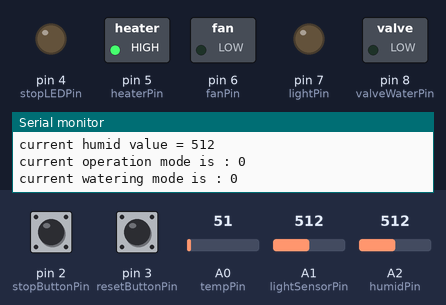
Recording of a sketch running on a simulated Arduino Uno, built with avr-gcc and run on an emulated ATmega328P. Parts: switched loads named in the sketch (green lamp = pin HIGH), output pins drawn as LEDs (lit = HIGH), the last lines printed to the serial monitor. The test bench sets the inputs (shaded band); at power-on: A1 (lightSensorPin) = 512, A0 (tempPin) = 51, A2 (humidPin) = 512, pin 2 (stopButtonPin) LOW, pin 3 (resetButtonPin) LOW.

Above: at 1.2 s.
1.3 s: A1 (lightSensorPin) set to 21
2.8 s: A1 (lightSensorPin) set to 18
At 3.5 s:
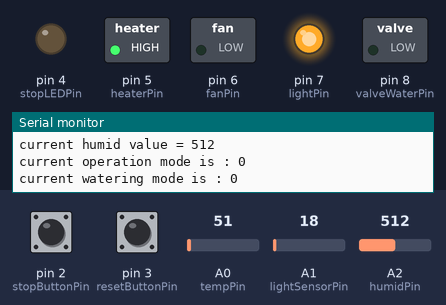
4.5 s: A0 (tempPin) set to 63
6.4 s: A0 (tempPin) set to 79
At 7.1 s:
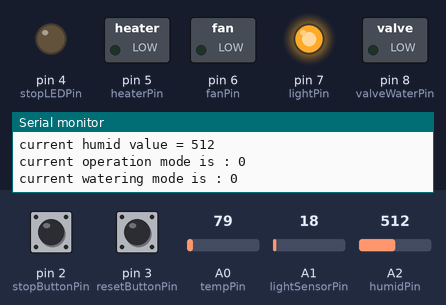
8.2 s: A2 (humidPin) set to 110
9.7 s: A2 (humidPin) set to 89
At 10.8 s:
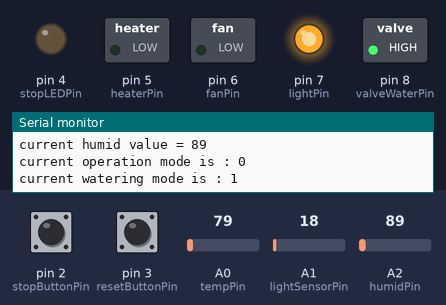
Timing chart, 0 to 12.3 s (numbered marks = the images above; inputs shaded):
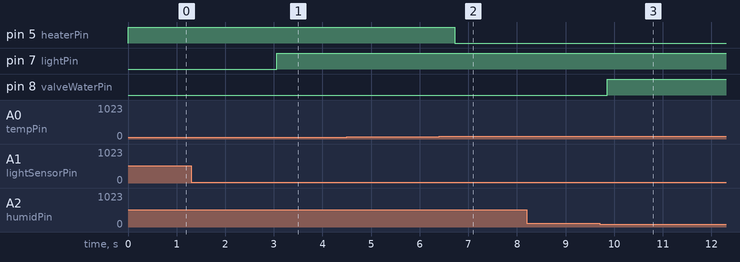

The sketch:

AutoPlantCaring_System.ino
```cpp
//温度
int maxTemperature = 100; // 最大温度阈值，超过此值将启动风扇降温
int minTemperature = 70; // 最小温度阈值，低于此值将启动加热垫升温
int presentTempValue; // 存储当前温度值
//温度按钮
int stopButtonState = LOW; // 存储停止按钮的状态
int resetButtonState = LOW; // 存储重置按钮的状态
//光照按钮
int stopButtonLIGState = LOW; // 存储停止按钮的状态
int resetButtonLIGState = LOW; // 存储重置按钮的状态
bool operationState = false; // 操作模式，默认为false，即自动模式---温度，温度和水阀
//bool operationStateLIG = false; // 操作模式，默认为false，即自动模式---光照
bool heatingState = false; // 加热状态，默认为false
bool fanState = false; // 风扇状态，默认为false

bool stopCounter = false; // 控制停止操作的变量---温度
bool stopCounterLIG = false; // 控制停止操作的变量---光照
int tempPin = A0; // 温度传感器引脚
//温度
int stopButtonPin = 2; // 停止按钮引脚
int resetButtonPin = 3; // 重置按钮引脚
int stopLEDPin = 4; // 手动停止指示LED引脚
int heaterPin = 5; // 加热垫控制引脚
int fanPin = 6; // 风扇控制引脚
//光照
int lightPin = 7; // 控制灯光的引脚
int stopButtonLIGPin = 2; // 停止按钮引脚
int resetButtonLIGPin = 3; // 重置按钮引脚
int stopLEDLIGPin = 4; // 手动停止指示LED引脚
//水阀
int maxHumidValue = 400; // 数值待定
int minHumidValue = 100; // 数值待定
int presentHumidValue;
int stopButtonWaterState = LOW;
int resetButtonWaterState = LOW;
//bool operationState = false; // 默认为false，即自动模式
bool wateringState = false; // 默认为false，即没有浇水
bool stopCounterWater = false;// 控制停止操作的变量---水阀
int humidPin = A2; // pin口待定
int stopButtonWaterPin = 2; // pin口待定        -------stopButtonWaterPin=stopButtonLIGState=stopButtonState       ---→  水手动停pin=光手动停pin=温度手动停        pin=  2
int resetButtonWaterPin = 3; // pin口待定       -------resetButtonWaterPin=resetButtonLIGState=resetButtonState    ---→  水重启手动pin=光重启手动pin=温度重启手动   pin=  3
int stopLEDWaterPin = 4; // pin口待定           -------stopLEDWaterPin=stopLEDLIGPin=stopLEDPin                    ---→  水手动停指示灯pin=光手动停pin=温度手动停   pin=  4
int valveWaterPin = 8; // pin口待定


//光照
int lightSensorPin = A1; // 光照强度传感器引脚

int minLightThreshold = 20; // 最小光照阈值，低于此值将开灯
bool lightState = false; // 灯光状态，默认为false，即灯光关闭
int prensentLightValue;

void setup() {
  Serial.begin(9600);
  pinMode(stopButtonPin, INPUT);
  pinMode(resetButtonPin, INPUT);
  pinMode(stopLEDPin, OUTPUT);
  pinMode(heaterPin, OUTPUT);
  pinMode(fanPin, OUTPUT);

  pinMode(lightSensorPin, INPUT);
  pinMode(lightPin, OUTPUT);

  pinMode(stopButtonWaterPin, INPUT);
  pinMode(resetButtonWaterPin, INPUT);
  pinMode(stopLEDWaterPin, OUTPUT);
  pinMode(valveWaterPin, OUTPUT);
}

void loop() {
  presentTempValue = getPresentTemp();
  stopButtonState = getStopButtonState();
  resetButtonState = getResetButtonState();

  prensentLightValue = getPresentLight();
  stopButtonLIGState = getStopButtonLIGState();
  resetButtonLIGState = getResetButtonLIGState();

  presentHumidValue = getPresentHumid(); // 得到当前 湿度检测器 输出的湿度值
  stopButtonWaterState = getStopButtonWaterState(); // 得到当前 stopButton 的状态
  resetButtonWaterState = getResetButtonWaterState(); // 得到当前 autoButton 的状态

  changeStopCounter(stopButtonState);
  changeResetCounter(resetButtonState);//温度
  changeStopLIGCounter(stopButtonLIGState);
  changeResetLIGCounter(resetButtonLIGState);//光照
  changeStopWaterCounter(stopButtonWaterState);
  changeResetWaterCounter(resetButtonWaterState);//水阀


  tempComparing(presentTempValue);
  judgeManualStopMode();
  judgeManualResetMode();//温度


  Serial.print("current temperature value = ");
  Serial.println(presentTempValue);
  Serial.print("current operation mode is : ");
  Serial.println(operationState);
  Serial.print("heating mode is : ");
  Serial.println(heatingState);
  Serial.print("fan mode is : ");
  Serial.println(fanState);
  Serial.println("------------------------------");

  lightComparing(prensentLightValue);
  Serial.print("current light value = ");
  Serial.println(prensentLightValue);
  Serial.print("light mode is : ");
  Serial.println(lightState?"ON":"OFF");
  Serial.println("------------------------------");

  humidComparing(presentHumidValue); // 执行湿度判断
  Serial.print("current humid value = ");
  Serial.println(presentHumidValue);
  Serial.print("current operation mode is : ");
  Serial.println(operationState);
  Serial.print("current watering mode is : ");
  Serial.println(wateringState);
  Serial.println();
  delay(500);
}

int getPresentTemp() {

  return analogRead(tempPin);
}

int getPresentLight() {

  return analogRead(lightSensorPin);
}

int getStopButtonState() {
  return digitalRead(stopButtonPin);
}

int getResetButtonState() {
  return digitalRead(resetButtonPin);
}

int getStopButtonLIGState() {
  return digitalRead(stopButtonLIGPin);
}

int getResetButtonLIGState() {
  return digitalRead(resetButtonLIGPin);
}

int getPresentHumid() { // get()函数，得到 湿度探测器 输出的湿度值

  return analogRead(humidPin);

}

int getStopButtonWaterState() { // get()函数，得到 停止按钮（stop button）的值

  return digitalRead(stopButtonWaterPin);

}

int getResetButtonWaterState() { // get()函数，得到 自动按钮（auto button）的值


  return digitalRead(resetButtonWaterPin);

}


void changeStopCounter(int stopButtonTriggered) {
  if (stopButtonTriggered == HIGH) {

    stopCounter = true;

  }
}

void changeResetCounter(int resetButtonTriggered) {
  if (resetButtonTriggered == HIGH) {

    stopCounter = false;

  }
}

void changeStopLIGCounter(int stopButtonLIGTriggered) {
  if (stopButtonLIGTriggered == HIGH) {

    stopCounterLIG = true;

  }
}

void changeResetLIGCounter(int resetButtonLIGTriggered) {
  if (resetButtonLIGTriggered == HIGH) {

    stopCounterLIG = false;

  }
}

void changeStopWaterCounter (int stopButtonWaterTriggered) {

  if (stopButtonWaterTriggered == HIGH) {

    stopCounterWater = true;

  }

}

void changeResetWaterCounter (int resetButtonWaterTriggered) {

  if (resetButtonWaterTriggered == HIGH) {

    stopCounterWater = false;

  }
}

void autoHeating() {
  heatingState = true;
  digitalWrite(heaterPin, HIGH);
}

void autoCooling() {
  fanState = true;
  digitalWrite(fanPin, HIGH);
}

void stopHeatingCooling() {
  heatingState = false;
  fanState = false;
  digitalWrite(heaterPin, LOW);
  digitalWrite(fanPin, LOW);
}

void autolighting() {
  lightState = true;
  digitalWrite(lightPin, HIGH);
}

void stoplighting() {
  lightState = false;
  digitalWrite(lightPin, LOW);
}

void autoWatering() { // 浇水函数

  wateringState = true; // 使 浇水模式（wateringState）变为true
  digitalWrite(valveWaterPin, HIGH); // 打开阀门

}

void stopWatering() { // 停止浇水函数

  wateringState = false; // 使 浇水模式（wateringState）变为false
  digitalWrite(valveWaterPin, LOW); // 关闭阀门

}

void tempComparing(int comparedValue) {
  if (operationState == true) {
    // 手动停止模式，不改变当前状态
  } else {
    if (comparedValue >= maxTemperature) {
      stopHeatingCooling(); // 防止同时加热和冷却
      autoCooling();

    } else if (comparedValue <= minTemperature) {
      stopHeatingCooling(); // 防止同时加热和冷却
      autoHeating();

    } else {
      stopHeatingCooling();
    }
  }
}
void lightComparing(int comparedValueOfLight) {
  if (operationState == true) {
    // 手动停止模式，不改变当前状态
  } else {
    if (comparedValueOfLight >= minLightThreshold) {
      stoplighting();

    } else if (comparedValueOfLight <= minLightThreshold) {
      autolighting();

    }
  }
}
void humidComparing(int comparedValueOfWater) { // 湿度比较函数，并且判断是否浇水/停止浇水

  if (operationState == true) { // 当处于 手动停止模式，不改变当前任何状态，维持停止浇水


  }

  else { // 当不处于 手动停止模式，进行 自动浇水模式

    if (comparedValueOfWater >= maxHumidValue) { // 判断当前电压是否大于等于预设最大湿度值（maxHumidValue）

      stopWatering(); // 执行 停止浇水函数

    }

    else if (comparedValueOfWater <= minHumidValue) { // 判断当前电压是否小雨等于预设最小湿度值（minHumidValue）

      autoWatering(); // 执行 浇水函数

    }

    else {

    }
  }
}

void adjustLighting(int lightLevel) {
  if (lightLevel < minLightThreshold) {
    if (!lightState) {
      digitalWrite(lightPin, HIGH); // 如果光照太暗且灯光未开，则开灯
      lightState = true;
    }
  } else {
    if (lightState) {
      digitalWrite(lightPin, LOW); // 如果光照足够且灯光已开，则关灯
      lightState = false;
    }
  }
}

void judgeManualStopMode() {
  if (stopCounter == true) {
    operationState = true; // 进入手动模式
    stopHeatingCooling(); // 停止温度控制
    stoplighting(); // 停止光照控制
    stopWatering(); // 执行 停止浇水函数
    digitalWrite(stopLEDPin, HIGH); // 打开停止指示LED（温度控制）
    digitalWrite(stopLEDLIGPin, HIGH); // 打开停止指示LED（光照控制）
    digitalWrite(stopLEDWaterPin, HIGH); // 开启 手动停止 指示灯
  }
}

void judgeManualResetMode() {
  if (stopCounter == false && operationState == true) {
    operationState = false; // 退出手动模式，返回自动模式
    // 自动模式下重新评估温度和光照条件
    tempComparing(presentTempValue); // 重新评估温度条件
    lightComparing(prensentLightValue); // 重新评估光照条件
    humidComparing(presentHumidValue);
    digitalWrite(stopLEDPin, LOW); // 关闭停止指示LED（温度控制）
    digitalWrite(stopLEDLIGPin, LOW); // 关闭停止指示LED（光照控制）
    digitalWrite(stopLEDWaterPin, LOW); // 关闭停止指示LED（水阀控制）
  }
}
```

Measured:
- the behaviour switches between 20 and 19 on A1 (lightSensorPin) (found by bisection; images 0 and 1)
- the behaviour switches between 70 and 71 on A0 (tempPin) (found by bisection; images 1 and 2)
- the behaviour switches between 101 and 100 on A2 (humidPin) (found by bisection; images 2 and 3)
- after the input at 2.8 s, pin 7 (lightPin): LOW → HIGH after 0.26 s
- after the input at 6.4 s, pin 5 (heaterPin): HIGH → LOW after 0.32 s
- after the input at 9.7 s, pin 8 (valveWaterPin): LOW → HIGH after 0.15 s
